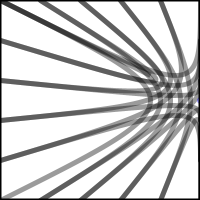
Frame 1 (no input)
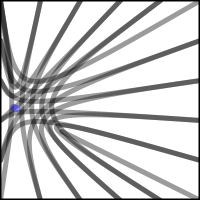
Frame 60 (the mouse pressed at the canvas centre just before this capture)
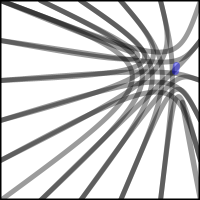
Frame 120 (the mouse held since frame 60 and released just before this capture)

The Processing sketch that drew these frames (run headless with seeded random() and noise(); from frame 60 on, the mouse is pressed at the canvas centre):

// Processing sketch: assignment1b
// ── assignment1b.pde
//Global variables
int count, t;
float i, x, y, x2, y2;

// initialise classes
wavy wave1;
wavy wave2;
wavy wave3;
wavy wave4;

void setup()
{
  size(200, 200);//set size
  frameRate(25);//set framerate
  smooth();//smooth it out
  t = 10;//seems to be a good value 
  
  wave1 = new wavy(0,0,200,200,5,5,100,0);
  wave2 = new wavy(0,0,200,200,5,5,100,1);
  wave3 = new wavy(0,0,200,200,5,5,100,2);
  wave4 = new wavy(0,0,200,200,5,5,100,3);//get our bendy lines going
}

void draw() {
  background(255);//white is nice

  x = ((100-t)*cos(i))+(t*(cos(((100+t)/t)*i)))+100;//Parametric equation for a hypocycloid
  y = ((100-t)*sin(i))-(t*(sin(((100+t)/t)*i)))+100;//with a few variables ready to change 
  
  x2 = ((100-t)*cos(i))+(t*(cos(((100-t)/t)*i)))+100;//Parametric equation for an epicycloid
  y2 = ((100-t)*sin(i))-(t*(sin(((100-t)/t)*i)))+100;//for a bit of variation, will be similar 
                                                     //for low t values, get more different as t rises
  
  wave1.update(x, y, x2, y2);//move the control points of our beziers with
  wave2.update(x, y, x2, y2);//the equations above
  wave3.update(x, y, x2, y2);
  wave4.update(x, y, x2, y2);
  
  stroke(0,0,255,100);//blue will stand out a bit
  strokeWeight(7);//thick to be seen
  line(x, y,x2,y2);//track control points with a line between them
  
  stroke(0);  //black
  strokeWeight(2);//thin again
  rect(0, 0, 199, 199);//add a border
  
  if (count <250) {
    i = i+.05;//i goes up, makes control points trace curves
  }
  else {
    i = i-.05;//and then back down
  }
  if (count > 500) {
    count = 0;
    t=t+7;//advance t to change the shape of curves
  }
  if (t >80) {
    t = 20;//t goes back down abruptly
  }
  count++;//count needs to move 
}


// ── wavy.pde
class wavy {

  //global variables
  float x1, y1, x2, y2, xRange, yRange, xSpacing, ySpacing;
  int num, thick, transparency;
  float [][] coords = new float [50][4];//2D array, I know how big I will want it


  //constructor
  wavy(float topLeftX, float topLeftY, float bottomRightX, float bottomRightY, int numberOfCurves, int weight, int alph, int orientation) {
    fill(0,0);//transparency is most important
    thick = weight;
    transparency = alph;
    x1 = topLeftX;
    y1 = topLeftY;
    x2 = bottomRightX;
    y2 = bottomRightY;//setting variables
    
    xRange = x2 - x1;
    xSpacing = xRange/numberOfCurves;
    yRange = y2 - y1;
    ySpacing = yRange/numberOfCurves;//getting some more info
    
    num = numberOfCurves;//need to produce the specified number
    
//time to fill the array
    if (orientation == 0) {//top to bottom
      for (int i = 0; i < num; i++) {
        coords[i][0] = topLeftX+(i*xSpacing);//start x
        coords[i][1] = topLeftY;//start y
        coords[i][2] = topLeftX+(i*xSpacing);//start x
        coords[i][3] = bottomRightY;//start y
      }
    }
    if (orientation == 1) {//top to left
      for (int i = 0; i < num; i++) {
        coords[i][0] = topLeftX+(i*xSpacing);//start x
        coords[i][1] = topLeftY;//start y
        coords[i][2] = topLeftX;//end x
        coords[i][3] = topLeftY+(i*ySpacing);//end y
      }
    }
    if (orientation == 2) {//bottom to right
      for (int i = 0; i < num; i++) {
        coords[i][0] = bottomRightX-(i*xSpacing);//start x
        coords[i][1] = bottomRightY;//start y
        coords[i][2] = bottomRightX;//end x
        coords[i][3] = bottomRightY-(i*ySpacing);//end y
      }
    }
    if (orientation == 3) {//side to side
      for (int i = 0; i < num; i++) {
         coords[i][0] = topLeftX;
        coords[i][1] = topLeftY+(i*ySpacing);
        coords[i][2] = bottomRightX;
        coords[i][3] = topLeftY+(i*ySpacing);
      }
    }
  }
  void update(float cx1, float cy1, float cx2, float cy2 ) {//To draw things. Then re-draw.
    strokeWeight(thick);//thickness
    stroke(0, transparency);//grayness and alpha(bit of that makes it cooler when they overlap)
    
    for (int i = 0; i < num; i++) {//actually drawing
      bezier(coords[i][0], coords[i][1], cx1, cy1, cx2, cy2, coords[i][2], coords[i][3]);
      //draws as many as specified using the coordinates from the constructor and the control points given when this is called
    }
  }
}
